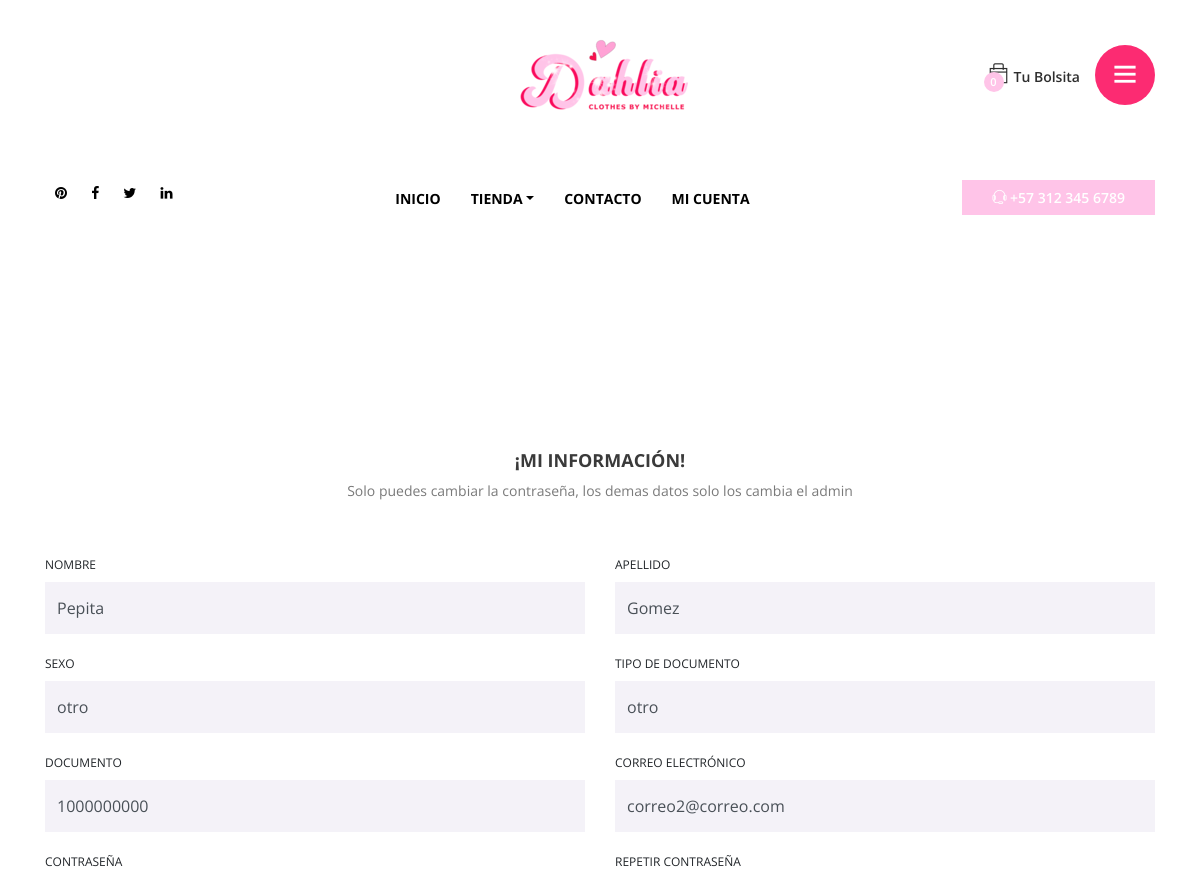
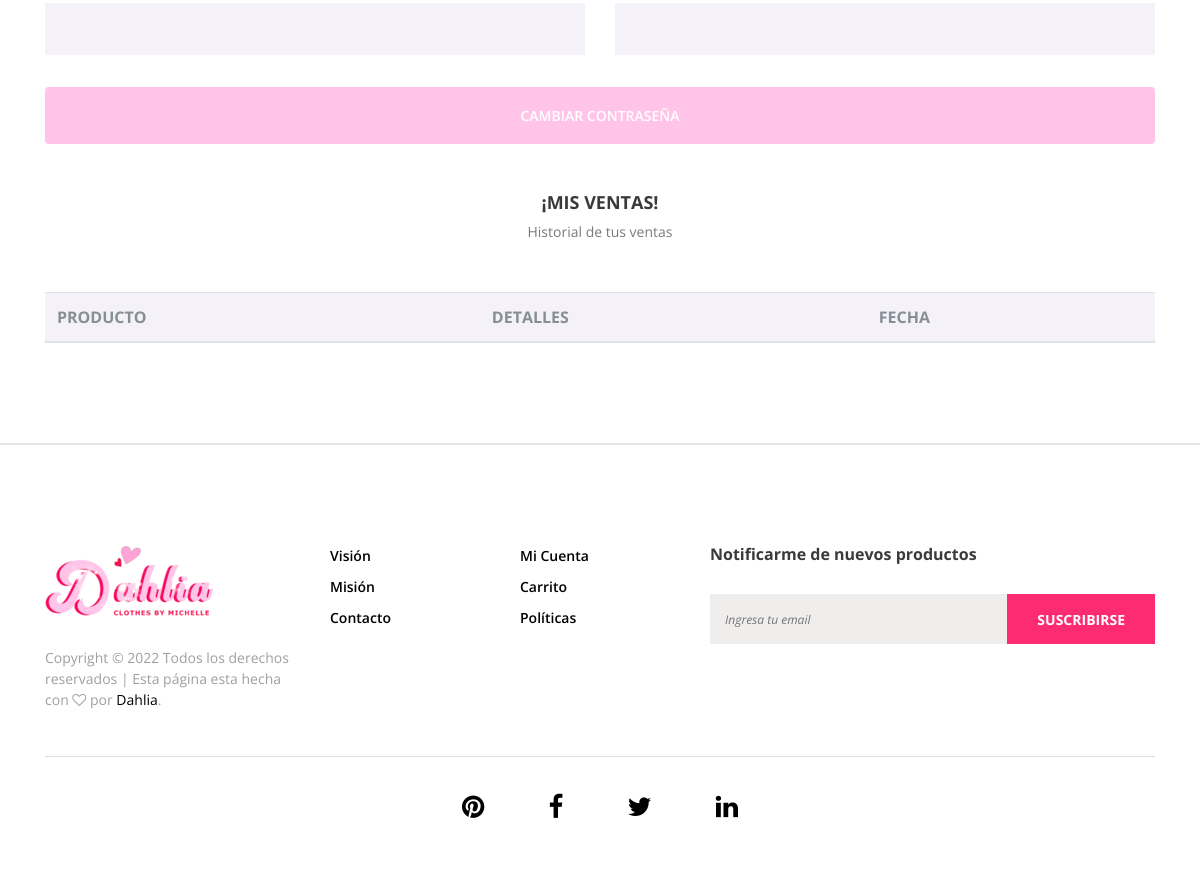
The page /cuenta.php (signed in) on the database its author committed (2 pictures, top to bottom).
### tables this page shows
CREATE TABLE `usuarios` (
  `id_usuario` int(11) NOT NULL,
  `nombre_usuario` varchar(50) NOT NULL,
  `apellido_usuario` varchar(50) NOT NULL,
  `sexo_usuario` enum('mujer','hombre','otro') NOT NULL,
  `tipo_documento_usuario` enum('tarjeta de identidad','cédula de ciudadanía','otro') NOT NULL,
  `documento_usuario` varchar(15) NOT NULL,
  `correo_usuario` varchar(50) NOT NULL,
  `password_usuario` varchar(250) NOT NULL,
  `tipo_usuario` tinyint(1) NOT NULL DEFAULT 0,
  `creado_usuario` timestamp NOT NULL DEFAULT current_timestamp() ON UPDATE current_timestamp()
);

### cuenta.php (the view, shortened to what this page needs)
<?php
  $conexion = conexion();
  $sentencia = $conexion->prepare("SELECT * FROM usuarios WHERE id_usuario = '".$_SESSION['usuario']."'");
  $sentencia->execute();
  $usuario = $sentencia->fetch();
?>
<!DOCTYPE html>
<html lang="es">
<head>
  <?php require_once('vistas/head.php'); ?>
</head>
<body>
  <?php require_once('vistas/siderbar.php'); ?>
  <div id="wrapper">
    <?php require_once('vistas/header.php'); ?>
    <div class="cart_area section_padding_100 clearfix">
      <div class="container">
        <div class="row">
          <div class="col-12">
            <div class="checkout_details_area mt-50 clearfix">
              <div class="cart-page-heading text-center">
                <h5>¡Mi información!</h5>
                <p>Solo puedes cambiar la contraseña, los demas datos solo los cambia el admin</p>
              </div>
              <form action="<?php echo($_SERVER['PHP_SELF']); ?>" method="post" autocomplete="off">
                <div class="row">
                  <div class="col-md-6">
                    <div class="form-group">
                      <label class="form-control-label">Nombre</label>
                      <input
                        value="<?php echo($usuario['nombre_usuario']); ?>"
                        class="form-control"
                        disabled
                      >
                    </div>
                  </div>
                  <div class="col-md-6">
                    <div class="form-group">
                      <label class="form-control-label">Apellido</label>
                      <input
                        value="<?php echo($usuario['apellido_usuario']); ?>"
                        class="form-control"
                        disabled
                      >
                    </div>
                  </div>
                  <div class="col-md-6">
                    <div class="form-group">
                      <label class="form-control-label">Sexo</label>
                      <input
                        value="<?php echo($usuario['sexo_usuario']); ?>"
                        class="form-control"
                        disabled
                      >
                    </div>
                  </div>
                  <div class="col-md-6">
                    <div class="form-group">
                      <label class="form-control-label">Tipo de Documento</label>
                      <input
                        value="<?php echo($usuario['tipo_documento_usuario']); ?>"
                        class="form-control"
                        disabled
                      >
                    </div>
                  </div>
                  <div class="col-md-6">
                    <div class="form-group">
                      <label class="form-control-label">Documento</label>
                      <input
                        value="<?php echo($usuario['documento_usuario']); ?>"
                        class="form-control"
                        disabled
                      >
                    </div>
                  </div>
                  <div class="col-md-6">
                    <div class="form-group">
                      <label class="form-control-label">Correo Electrónico</label>
                      <input
                        value="<?php echo($usuario['correo_usuario']); ?>"
                        class="form-control"
                        disabled
                      >
                    </div>
                  </div>
                  <div class="col-md-6">
                    <div class="form-group">
                      <label class="form-control-label">Contraseña</label>
                      <input
                        class="form-control"
                        name="password"
                        type="text"
                        required
                      >
                    </div>
                  </div>
                  <div class="col-md-6">
                    <div class="form-group">
                      <label class="form-control-label">Repetir Contraseña</label>
                      <input
                        class="form-control"
                        name="password2"
                        type="text"
                        required
                      >
                    </div>
                  </div>
                </div>
                <div class="row">
                  <div class="col">
                    <button type="submit" class="btn btn-pink w-100 mt-3">Cambiar contraseña</button>
                  </div>
                </div>
              </form>
            </div>
          </div>
          <div class="col-12 mt-5">
            <div class="cart-page-heading text-center">
              <h5>¡Mis Ventas!</h5>
              <p>Historial de tus ventas</p>
            </div>
            <table class="table align-items-center mb-0">
              <thead>
                <tr>
                  <th class="text-uppercase text-secondary text-xxs font-weight-bolder opacity-7 ps-2">Producto</th>
                  <th class="text-uppercase text-secondary text-xxs font-weight-bolder opacity-7 ps-2">Detalles</th>
                  <th class="text-uppercase text-secondary text-xxs font-weight-bolder opacity-7 ps-2">Fecha</th>
                </tr>
              </thead>
            </table>
          </div>
        </div>
      </div>
    </div>
    <?php require_once('vistas/footer.php'); ?>
  </div>
</body>
</html>

### archivos/css/core-style.css (style rules this page uses)
* { margin: 0; padding: 0; }
body { font-family: "Open Sans", sans-serif; font-weight: 400; overflow-x: hidden; }
h1, h2, h3, h4, h5, h6 { color: #3a3a3a; line-height: 1.2; font-family: "Open Sans", sans-serif; font-weight: 700; }
p { color: #3a3a3a; font-size: 1em; line-height: 1.5; font-family: "Open Sans", sans-serif; font-weight: 400; }
.mt-50 { margin-top: 50px; }
.section_padding_100 { padding: 100px 0; }
#wrapper { position: relative; z-index: 1000; background-color: #fff; left: 0; top: 0; -webkit-transition: all linear 500ms; transition: all linear 500ms; box-shadow: 0 0 50px rgba(0, 0, 0, 0.2); }
.help-line a, .btn-pink { width: auto; height: 35px; padding: 0 30px; background-color: #ffc4e8; color: #fff; display: block; line-height: 35px; font-size: 14px; font-weight: 600; }
.btn-pink { text-transform: uppercase; padding: 10px 30px; height: auto; }
.cart_area table thead { background-color: #f4f2f8; border: none; }
.cart-page-heading { margin-bottom: 50px; }
.cart-page-heading h5 { text-transform: uppercase; font-size: 18px; }
.cart-page-heading p { color: #7a7a7a; font-size: 14px; margin-bottom: 0; }
.checkout_details_area form label { font-size: 12px; text-transform: uppercase; }
.checkout_details_area form .form-control, .checkout_details_area form .custom-select { height: 52px; border: none; background-color: #f4f2f8; border-radius: 0; }

### rows shown on the page
usuarios: nombre_usuario "Pepita", apellido_usuario "Gomez", sexo_usuario "otro", tipo_documento_usuario "otro", documento_usuario "1000000000", correo_usuario "correo2@correo.com"

### other values the page prints
count($carrito) "0"
